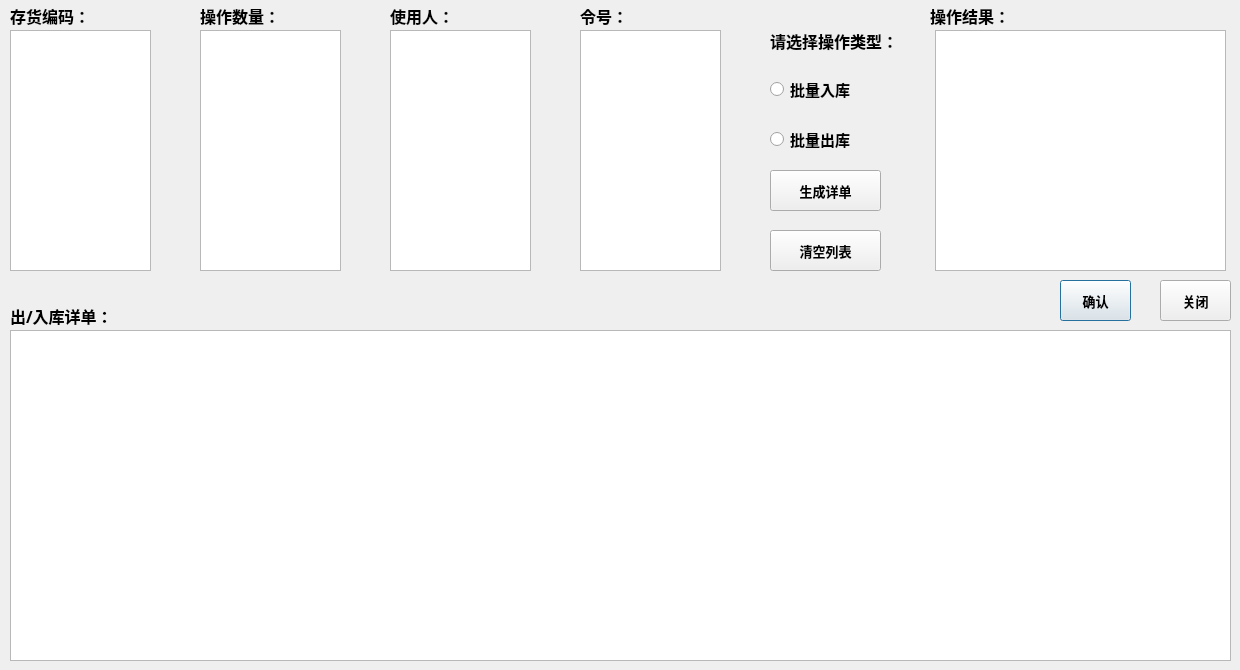
<?xml version="1.0" encoding="UTF-8"?>
<ui version="4.0">
 <class>lots_in_out</class>
 <widget class="QDialog" name="lots_in_out">
  <property name="geometry">
   <rect>
    <x>0</x>
    <y>0</y>
    <width>1240</width>
    <height>670</height>
   </rect>
  </property>
  <property name="windowTitle">
   <string>批量出/入库</string>
  </property>
  <widget class="QPlainTextEdit" name="id_textEdit">
   <property name="geometry">
    <rect>
     <x>10</x>
     <y>30</y>
     <width>141</width>
     <height>241</height>
    </rect>
   </property>
   <property name="font">
    <font>
     <family>微软雅黑</family>
     <pointsize>9</pointsize>
    </font>
   </property>
   <property name="plainText">
    <string/>
   </property>
  </widget>
  <widget class="QLabel" name="label">
   <property name="geometry">
    <rect>
     <x>10</x>
     <y>0</y>
     <width>131</width>
     <height>31</height>
    </rect>
   </property>
   <property name="font">
    <font>
     <family>微软雅黑</family>
     <pointsize>12</pointsize>
     <weight>75</weight>
     <bold>true</bold>
    </font>
   </property>
   <property name="text">
    <string>存货编码：</string>
   </property>
  </widget>
  <widget class="QTableView" name="tableView">
   <property name="geometry">
    <rect>
     <x>10</x>
     <y>330</y>
     <width>1221</width>
     <height>331</height>
    </rect>
   </property>
  </widget>
  <widget class="QPushButton" name="confirm_pushButton">
   <property name="geometry">
    <rect>
     <x>1060</x>
     <y>280</y>
     <width>71</width>
     <height>41</height>
    </rect>
   </property>
   <property name="font">
    <font>
     <family>微软雅黑</family>
     <pointsize>10</pointsize>
     <weight>75</weight>
     <bold>true</bold>
    </font>
   </property>
   <property name="text">
    <string>确认</string>
   </property>
  </widget>
  <widget class="QPushButton" name="cancel_pushButton">
   <property name="geometry">
    <rect>
     <x>1160</x>
     <y>280</y>
     <width>71</width>
     <height>41</height>
    </rect>
   </property>
   <property name="font">
    <font>
     <family>微软雅黑</family>
     <pointsize>10</pointsize>
     <weight>75</weight>
     <bold>true</bold>
    </font>
   </property>
   <property name="text">
    <string>关闭</string>
   </property>
  </widget>
  <widget class="QLabel" name="label_4">
   <property name="geometry">
    <rect>
     <x>200</x>
     <y>0</y>
     <width>131</width>
     <height>31</height>
    </rect>
   </property>
   <property name="font">
    <font>
     <family>微软雅黑</family>
     <pointsize>12</pointsize>
     <weight>75</weight>
     <bold>true</bold>
    </font>
   </property>
   <property name="text">
    <string>操作数量：</string>
   </property>
  </widget>
  <widget class="QPlainTextEdit" name="num_textEdit">
   <property name="geometry">
    <rect>
     <x>200</x>
     <y>30</y>
     <width>141</width>
     <height>241</height>
    </rect>
   </property>
   <property name="font">
    <font>
     <family>微软雅黑</family>
     <pointsize>9</pointsize>
    </font>
   </property>
  </widget>
  <widget class="QPlainTextEdit" name="user_textEdit">
   <property name="geometry">
    <rect>
     <x>390</x>
     <y>30</y>
     <width>141</width>
     <height>241</height>
    </rect>
   </property>
   <property name="font">
    <font>
     <family>微软雅黑</family>
     <pointsize>9</pointsize>
    </font>
   </property>
  </widget>
  <widget class="QPlainTextEdit" name="code_textEdit">
   <property name="geometry">
    <rect>
     <x>580</x>
     <y>30</y>
     <width>141</width>
     <height>241</height>
    </rect>
   </property>
   <property name="font">
    <font>
     <family>微软雅黑</family>
     <pointsize>9</pointsize>
    </font>
   </property>
  </widget>
  <widget class="QLabel" name="label_5">
   <property name="geometry">
    <rect>
     <x>390</x>
     <y>0</y>
     <width>131</width>
     <height>31</height>
    </rect>
   </property>
   <property name="font">
    <font>
     <family>微软雅黑</family>
     <pointsize>12</pointsize>
     <weight>75</weight>
     <bold>true</bold>
    </font>
   </property>
   <property name="text">
    <string>使用人：</string>
   </property>
  </widget>
  <widget class="QLabel" name="label_6">
   <property name="geometry">
    <rect>
     <x>580</x>
     <y>0</y>
     <width>131</width>
     <height>31</height>
    </rect>
   </property>
   <property name="font">
    <font>
     <family>微软雅黑</family>
     <pointsize>12</pointsize>
     <weight>75</weight>
     <bold>true</bold>
    </font>
   </property>
   <property name="text">
    <string>令号：</string>
   </property>
  </widget>
  <widget class="QPushButton" name="clear_lists_pushButton">
   <property name="geometry">
    <rect>
     <x>770</x>
     <y>230</y>
     <width>111</width>
     <height>41</height>
    </rect>
   </property>
   <property name="font">
    <font>
     <family>微软雅黑</family>
     <pointsize>10</pointsize>
     <weight>75</weight>
     <bold>true</bold>
    </font>
   </property>
   <property name="text">
    <string>清空列表</string>
   </property>
  </widget>
  <widget class="QLabel" name="label_3">
   <property name="geometry">
    <rect>
     <x>10</x>
     <y>300</y>
     <width>121</width>
     <height>31</height>
    </rect>
   </property>
   <property name="font">
    <font>
     <family>微软雅黑</family>
     <pointsize>12</pointsize>
     <weight>75</weight>
     <bold>true</bold>
    </font>
   </property>
   <property name="text">
    <string>出/入库详单：</string>
   </property>
  </widget>
  <widget class="QPushButton" name="generate_pushButton">
   <property name="geometry">
    <rect>
     <x>770</x>
     <y>170</y>
     <width>111</width>
     <height>41</height>
    </rect>
   </property>
   <property name="font">
    <font>
     <family>微软雅黑</family>
     <pointsize>10</pointsize>
     <weight>75</weight>
     <bold>true</bold>
    </font>
   </property>
   <property name="text">
    <string>生成详单</string>
   </property>
  </widget>
  <widget class="QLabel" name="label_2">
   <property name="geometry">
    <rect>
     <x>770</x>
     <y>20</y>
     <width>161</width>
     <height>41</height>
    </rect>
   </property>
   <property name="font">
    <font>
     <family>微软雅黑</family>
     <pointsize>12</pointsize>
     <weight>75</weight>
     <bold>true</bold>
    </font>
   </property>
   <property name="text">
    <string>请选择操作类型：</string>
   </property>
  </widget>
  <widget class="QRadioButton" name="in_radioButton">
   <property name="geometry">
    <rect>
     <x>770</x>
     <y>80</y>
     <width>115</width>
     <height>19</height>
    </rect>
   </property>
   <property name="font">
    <font>
     <family>微软雅黑</family>
     <pointsize>11</pointsize>
     <weight>75</weight>
     <bold>true</bold>
    </font>
   </property>
   <property name="text">
    <string>批量入库</string>
   </property>
  </widget>
  <widget class="QRadioButton" name="out_radioButton">
   <property name="geometry">
    <rect>
     <x>770</x>
     <y>130</y>
     <width>115</width>
     <height>19</height>
    </rect>
   </property>
   <property name="font">
    <font>
     <family>微软雅黑</family>
     <pointsize>11</pointsize>
     <weight>75</weight>
     <bold>true</bold>
    </font>
   </property>
   <property name="text">
    <string>批量出库</string>
   </property>
  </widget>
  <widget class="QLabel" name="confirm_label">
   <property name="geometry">
    <rect>
     <x>940</x>
     <y>280</y>
     <width>101</width>
     <height>41</height>
    </rect>
   </property>
   <property name="font">
    <font>
     <family>微软雅黑</family>
     <pointsize>14</pointsize>
     <weight>75</weight>
     <bold>true</bold>
    </font>
   </property>
   <property name="text">
    <string/>
   </property>
  </widget>
  <widget class="QTableView" name="tableView2">
   <property name="geometry">
    <rect>
     <x>935</x>
     <y>30</y>
     <width>291</width>
     <height>241</height>
    </rect>
   </property>
  </widget>
  <widget class="QLabel" name="label_7">
   <property name="geometry">
    <rect>
     <x>930</x>
     <y>0</y>
     <width>131</width>
     <height>31</height>
    </rect>
   </property>
   <property name="font">
    <font>
     <family>微软雅黑</family>
     <pointsize>12</pointsize>
     <weight>75</weight>
     <bold>true</bold>
    </font>
   </property>
   <property name="text">
    <string>操作结果：</string>
   </property>
  </widget>
 </widget>
 <resources/>
 <connections/>
</ui>
